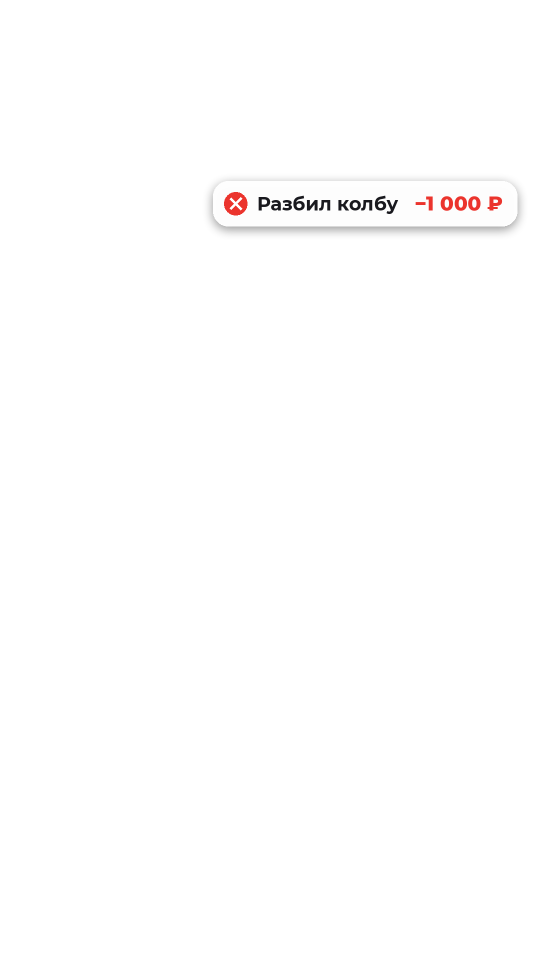
#> input picture clips/f2.png, 1080 x 1920 px, given in place of logo.png, which was not available (shown at 1/2 size)
$ python clip1_final.py f2.png 1.0
#> lines starting #> are read from the running program, lines starting #| are printed output that depends on the picture
"""Overlay layer for the voiced video: badge, watermark, word-by-word subtitles, per-platform endcard.
Writes raw RGBA frames (30 fps) to stdout for ffmpeg."""
import sys, os, re
from PIL import Image, ImageDraw, ImageFont, ImageFilter

D = os.path.dirname(os.path.abspath(__file__))
F = D + "/tools/fonts/"
W, H, FPS = 1080, 1920, 30
Y = (255, 198, 3)
VAR = sys.argv[1]; DUR = float(sys.argv[2]); PREVIEW = sys.argv[3:] if len(sys.argv) > 3 else None
EC_START = 25.47      # endcard start in the user's edit
EC_FROM = 26.0        # replace endcard from here (after its fade-in)

def fnt(n, s): return ImageFont.truetype(F + n, s)

# ---------- badge (top-left) ----------
def make_badge():
    im = Image.new("RGBA", (W, H), (0, 0, 0, 0))
#> im: PIL image 1080x1920 RGBA; every value is 0
    x0, y0, x1, y1 = 46, 108, 388, 192
    sh = Image.new("RGBA", (W, H), (0, 0, 0, 0))
    ImageDraw.Draw(sh).rounded_rectangle((x0, y0, x1, y1), 42, fill=(0, 0, 0, 120))
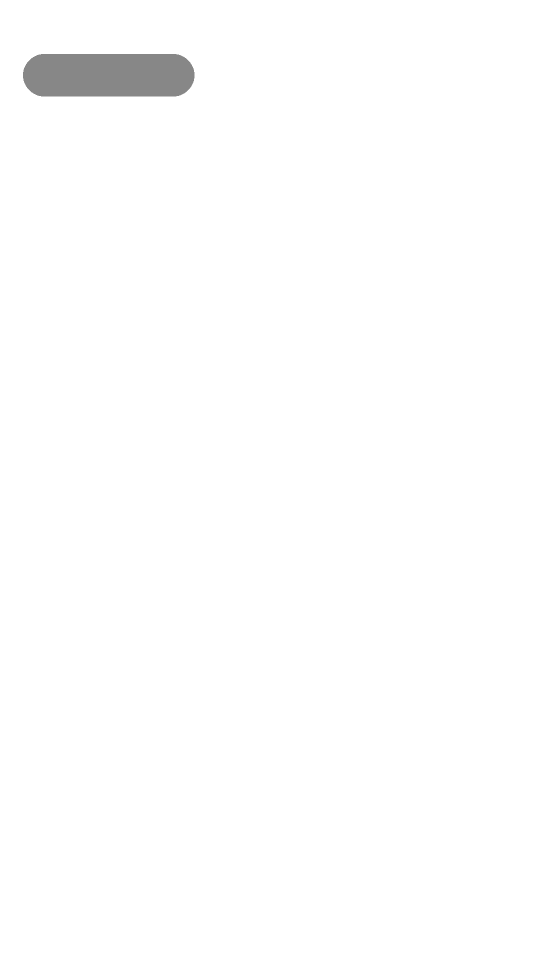
#> sh: PIL image 1080x1920 RGBA (shown at 1/2 size); mean R, G, B, A 0, 0, 0, 1.6; transparent parts drawn white
    im = Image.alpha_composite(im, sh)
    logo = Image.open(D + "/tools/banners/logo.png").convert("RGBA").resize((76, 76), Image.LANCZOS)
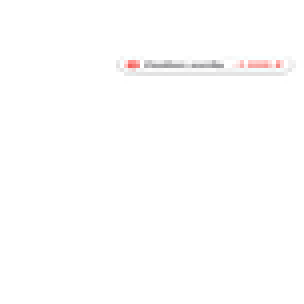
#> logo: PIL image 76x76 RGBA (shown 4 times larger); mean R, G, B, A 11.4, 11.1, 11.1, 7; transparent parts drawn white
    im.alpha_composite(logo, (x0 + 4, y0 + 4))
    d = ImageDraw.Draw(im)
    d.text((x0 + 90, y0 + 14), "ДЕЛАЙ ДЕЛО JOB", font=fnt("Montserrat-BlackItalic.ttf", 29), fill="white")
    d.text((x0 + 90, y0 + 48), "@delaidelojob", font=fnt("Montserrat-ExtraBold.ttf", 23), fill=Y)
    return im
BADGE = make_badge()

# ---------- watermark ----------
def make_wm(cy):
    im = Image.new("RGBA", (W, H), (0, 0, 0, 0)); d = ImageDraw.Draw(im)
    f = fnt("Montserrat-ExtraBold.ttf", 38)
    d.text((W / 2, cy), "@delaidelojob · ДЕЛАЙ ДЕЛО JOB", font=f, fill=(255, 255, 255, 46), anchor="mm")
    return im
WM = [(0.0, 7.9, make_wm(930)), (7.9, 13.8, make_wm(700)), (13.8, 19.6, make_wm(1120)), (19.6, EC_FROM, make_wm(860))]

# ---------- subtitles ----------
PAUSES = [(1.58, 1.9), (2.6, 2.72), (3.06, 3.2), (3.58, 3.72), (3.88, 4.0), (4.04, 4.18), (5.1, 5.54), (6.1, 6.28),
          (6.42, 6.58), (6.66, 7.08), (9.46, 9.58), (10.52, 10.66), (11.12, 11.28), (12.34, 14.08), (14.54, 14.68),
          (14.9, 15.1), (16.0, 16.28), (16.96, 17.08), (17.44, 17.56), (19.5, 20.02), (20.82, 20.96), (21.92, 22.18),
          (22.84, 23.2), (25.14, 25.26), (27.2, 27.4), (28.28, 28.68), (29.28, 29.42), (30.68, 30.9), (31.66, 31.82),
          (33.16, 33.3), (33.44, 33.62)]
# (start, end of speech, text) — lines split by "/", *word* = yellow
CHUNKS = [
    (1.90, 4.04, "ТРИДЦАТЬ ШЕСТЬ ЧАСОВ / *СТАЖИРОВКИ*."),
    (4.18, 5.10, "СТОЙКА *БЛЕСТИТ*,"),
    (5.54, 6.66, "В КАРМАНАХ *ПУСТО*."),
    (7.08, 8.51, "А В КОНЦЕ НАЧАЛЬНИК / ГОВОРИТ:"),
    (8.51, 9.46, "«ТЫ НАМ НЕ *ПОДОШЁЛ*»."),
    (9.58, 11.12, "А СТАЖИРОВКА У НАС / *БЕСПЛАТНАЯ*."),
    (11.28, 12.34, "СПАСИБО ЗА *УБОРКУ*."),
    (14.08, 16.00, "ИЗ УШЕЙ *ПАР*, / В КАРМАНЕ *ВЕТЕР*."),
    (16.28, 17.44, "И ТУТ ДРУГ / КИДАЕТ *КАНАЛ*,"),
    (17.56, 19.50, "ГДЕ ПРО ОПЛАТУ / ПИШУТ *СРАЗУ*:"),
    (20.02, 21.92, "*НОВЫЙ* *БАР*, / ПЕРВАЯ СМЕНА,"),
    (22.18, 22.84, "И *КОНВЕРТ*."),
    (23.20, 25.14, "ОКАЗЫВАЕТСЯ, / ТАК ТОЖЕ *МОЖНО*."),
    (25.26, 27.20, "ВАКАНСИИ С *ЗАРПЛАТОЙ* / В ТЕЛЕГРАМ —"),
    (27.40, 28.28, "*ДЕЛАЙ* *ДЕЛО* *JOB*."),
    (28.68, 30.68, "А ТЕБЯ КИДАЛИ / НА *СТАЖИРОВКЕ*?"),
    (30.90, 31.66, "ПИШИ В *КОММЕНТАХ*,"),
    (31.82, 33.72, "СКОЛЬКО СМЕН ОТРАБОТАЛ / *БЕСПЛАТНО*!"),
]
SUB_F = "Montserrat-ExtraBoldItalic.ttf"

def syl(w):
    n = len(re.findall(r"[АЕЁИОУЫЭЮЯAEIOU]", w.upper()))
    return max(n, 1)

def word_times(a, b, words):
    """spread word onsets over voiced time between a and b (skipping pauses), by syllables"""
    segs = []; cur = a
    for p0, p1 in PAUSES:
        if p1 <= a or p0 >= b: continue
        if p0 > cur: segs.append((cur, p0))
        cur = max(cur, p1)
    if cur < b: segs.append((cur, b))
    tot = sum(e - s for s, e in segs)
    sy = [syl(w) for w in words]; S = sum(sy)
    out = []; acc = 0
    for k in sy:
        pos = acc / S * tot; acc += k
        for s, e in segs:
            if pos <= e - s + 1e-6: out.append(s + pos); break
            pos -= e - s
    return out

def build_chunk(text):
    """returns list of (word_img, (x,y)) per word in reading order"""
    lines = [l.strip() for l in text.split("/")]
    size = 62
    f = fnt(SUB_F, size)
    meas = ImageDraw.Draw(Image.new("RGBA", (1, 1)))
    def lw(line, f): return meas.textlength(line.replace("*", ""), font=f)
    while max(lw(l, f) for l in lines) > 960: size -= 2; f = fnt(SUB_F, size)
    lh = int(size * 1.12)
    words = []
    base = 1505 if len(lines) == 2 else 1540
    for li, line in enumerate(lines):
        x = (W - lw(line, f)) / 2; y = base + li * lh
        for tok in line.split(" "):
            hl = "*" in tok
            parts = re.split(r"(\*[^*]+\*)", tok)
            img = Image.new("RGBA", (W, H), (0, 0, 0, 0)); d = ImageDraw.Draw(img); x0 = x
            for p in parts:
                if not p: continue
                c = Y if p.startswith("*") else (255, 255, 255)
                t = p.strip("*")
                d.text((x, y), t, font=f, fill=c)
                x += d.textlength(t, font=f)
            words.append((tok.replace("*", ""), img, (x0, y)))
            x += meas.textlength(" ", font=f)
    return words

def shadowed(img):
    a = img.split()[3]
    sh = Image.new("RGBA", (W, H), (0, 0, 0, 0))
    sh.putalpha(a.filter(ImageFilter.GaussianBlur(9)).point(lambda v: min(255, int(v * 1.6))))
    sh2 = Image.new("RGBA", (W, H), (0, 0, 0, 0)); sh2.putalpha(a.filter(ImageFilter.GaussianBlur(2)).point(lambda v: int(v * 0.8)))
    out = Image.new("RGBA", (W, H), (0, 0, 0, 0))
    out.alpha_composite(sh, (0, 4)); out.alpha_composite(sh2, (0, 3)); out.alpha_composite(img)
    return out

SUBS = []
for i, (a, b, text) in enumerate(CHUNKS):
    ws = build_chunk(text)
    times = word_times(a, b, [w for w, _, _ in ws])
    nxt = CHUNKS[i + 1][0] if i + 1 < len(CHUNKS) else DUR + 1
    show_end = min(nxt - 0.04, b + 0.6)
    imgs = []
    for (w, img, _), t in zip(ws, times):
        imgs.append((t - 0.04, shadowed(img)))
    SUBS.append((a - 0.06, show_end, imgs))
#> this loop made 18 passes
#> pass 1, in shadowed, `a = img.split()[3]`:
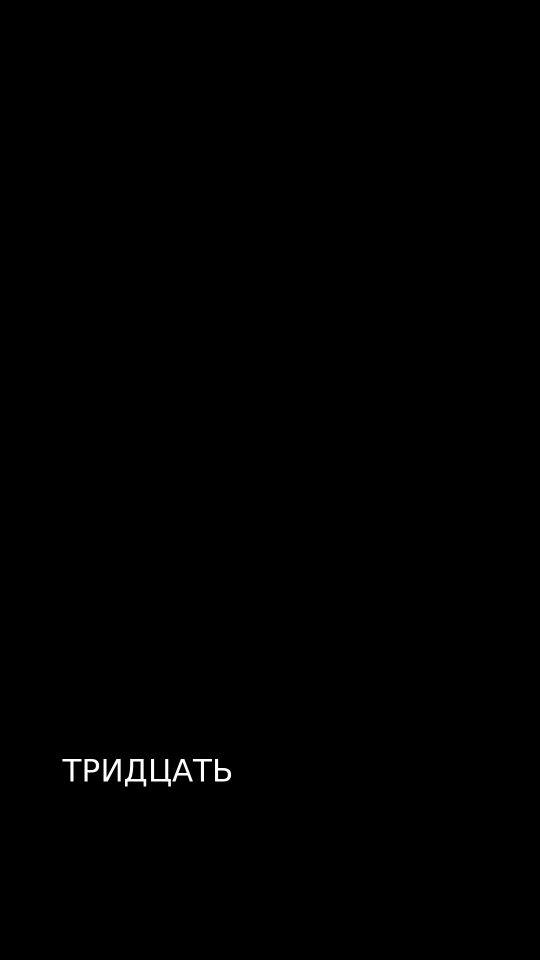
#> a: PIL image 1080x1920 L (shown at 1/2 size); min 0, max 255, mean 0.6
#> after the loop, SUBS = 18 items

def fade(im, k):
    if k >= 1: return im
    r = im.copy(); r.putalpha(r.split()[3].point(lambda v: int(v * k))); return r

EC = {}
def endcard(t):
    i = min(int((t - EC_START) * 24), 249)
    if i not in EC:
        EC.clear(); EC[i] = Image.open(f"{D}/ecn_{VAR}/{i:04d}.png").convert("RGBA")
    return EC[i]

def frame(t):
#> called with t = 0
    fr = Image.new("RGBA", (W, H), (0, 0, 0, 0))
    if t >= EC_FROM:
        fr = endcard(t).copy()
    for a, b, wm in WM:
        if a <= t < b: fr.alpha_composite(wm)
#> this loop made 4 passes
#> (a, b) on passes 1 to 4: (0, 7.9), (7.9, 13.8), (13.8, 19.6), (19.6, 26)
    for a, b, imgs in SUBS:
        if a <= t < b:
            out_k = min(1, (b - t) / 0.12)
            for ts, img in imgs:
                if t >= ts:
                    k = min(1, (t - ts) / 0.12) * out_k
                    fr.alpha_composite(fade(img, k))
#> this loop made 18 passes
#> (a, b) on passes 1 to 12: (1.84, 4.14), (4.12, 5.5), (5.48, 7.04), (7.02, 8.47), (8.45, 9.54), (9.52, 11.24), (11.22, 12.94), (14.02, 16.24), (16.22, 17.52), (17.5, 19.98), (19.96, 22.14), (22.12, 23.16)
    fr.alpha_composite(BADGE)
    return fr

if PREVIEW:
    for t in PREVIEW:
        frame(float(t)).save(f"{D}/pv_{t}.png")
else:
    n = int(round(DUR * FPS)); out = sys.stdout.buffer
    for i in range(n):
        out.write(frame(i / FPS).tobytes())
